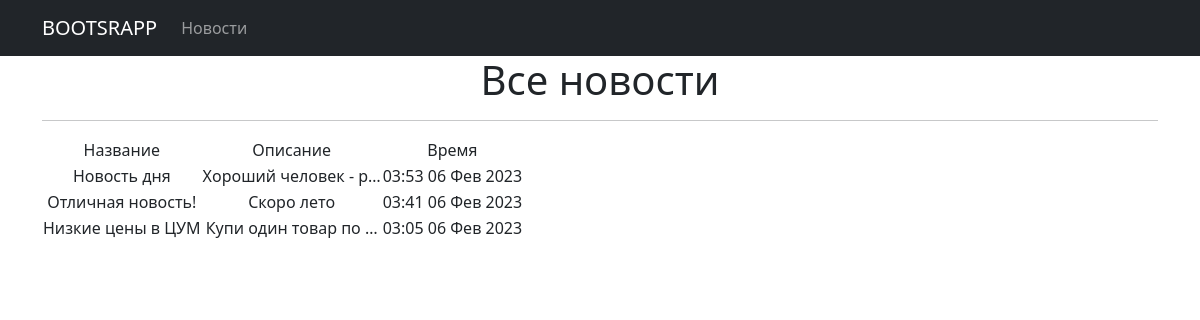
Page /news/ on the committed database.
### simpleapp/models.py (models this page shows, shortened)
class News(models.Model):
    date = models.DateTimeField(default=datetime.now)
    name = models.CharField(max_length=50, unique=True)
    description = models.TextField(default="News post")

### simpleapp/views.py (the view)
# urls.py: path('', NewsList.as_view()),
class NewsList(ListView):
    model = News
    template_name = 'news.html'
    context_object_name = 'news'

### simpleapp/templatetags/custom_filters.py (called while the page is built)
@register.filter()
def censor(value):
    try:
        if "редиска" in value:
            value = value.replace('редиска', 'р******')
            return value
        else:
            return value
    except:
        raise TypeError("Функция принимает только строки")

### simpleapp/templates/news.html (shortened to what this page needs)
{% extends 'flatpages/default.html' %}
{% load custom_filters %}
{% block content %}
<h1>Все новости</h1>
<hr>
{% if news %}
<table>
    <tr>
        <td>Название</td>
        <td>Описание</td>
        <td>Время</td>
    </tr>
    {% for new in news %}
    <tr>
        <td>{{ new.name }}</td>
        <td>{{ new.description|censor|truncatechars:20 }}</td>
        <td>{{ new.date|date:'h:s d M Y' }}</td>
    </tr>
    {% endfor %}
</table>
{% else %}
<h2>Новостей нет!</h2>
{% endif %}
{% endblock content %}

### simpleapp/templates/flatpages/default.html (shortened to what this page needs)
<!DOCTYPE html>
<html lang="en">
<head>
    {% load static %}
    <link href="{% static 'css/styles.css'%}" rel="stylesheet"/>
</head>
<body>
<nav class="navbar navbar-expand-lg navbar-dark bg-dark static-top">
   <div class="container">
       <a class="navbar-brand" href="#">BOOTSRAPP</a>
       <div class="collapse navbar-collapse" id="navbarResponsive">
           <ul class="navbar-nav ml-auto">
               <li class="nav-item active">
               <li class="nav-item">
                   <a class="nav-link" href="/news/">Новости</a>
               </li>
               </li>
           </ul>
       </div>
   </div>
</nav>
<div class="container">
   <div class="row">
       <div class="col-lg-12 text-center">
           {% block content %}{% endblock content %}
       </div>
   </div>
</div>

### rows in the picture
News: name "Новость дня", description|censor "Хороший человек - р…", date "03:53 06 Фев 2023"
News: name "Отличная новость!", description|censor "Скоро лето", date "03:41 06 Фев 2023"
News: name "Низкие цены в ЦУМ", description|censor "Купи один товар по …", date "03:05 06 Фев 2023"
